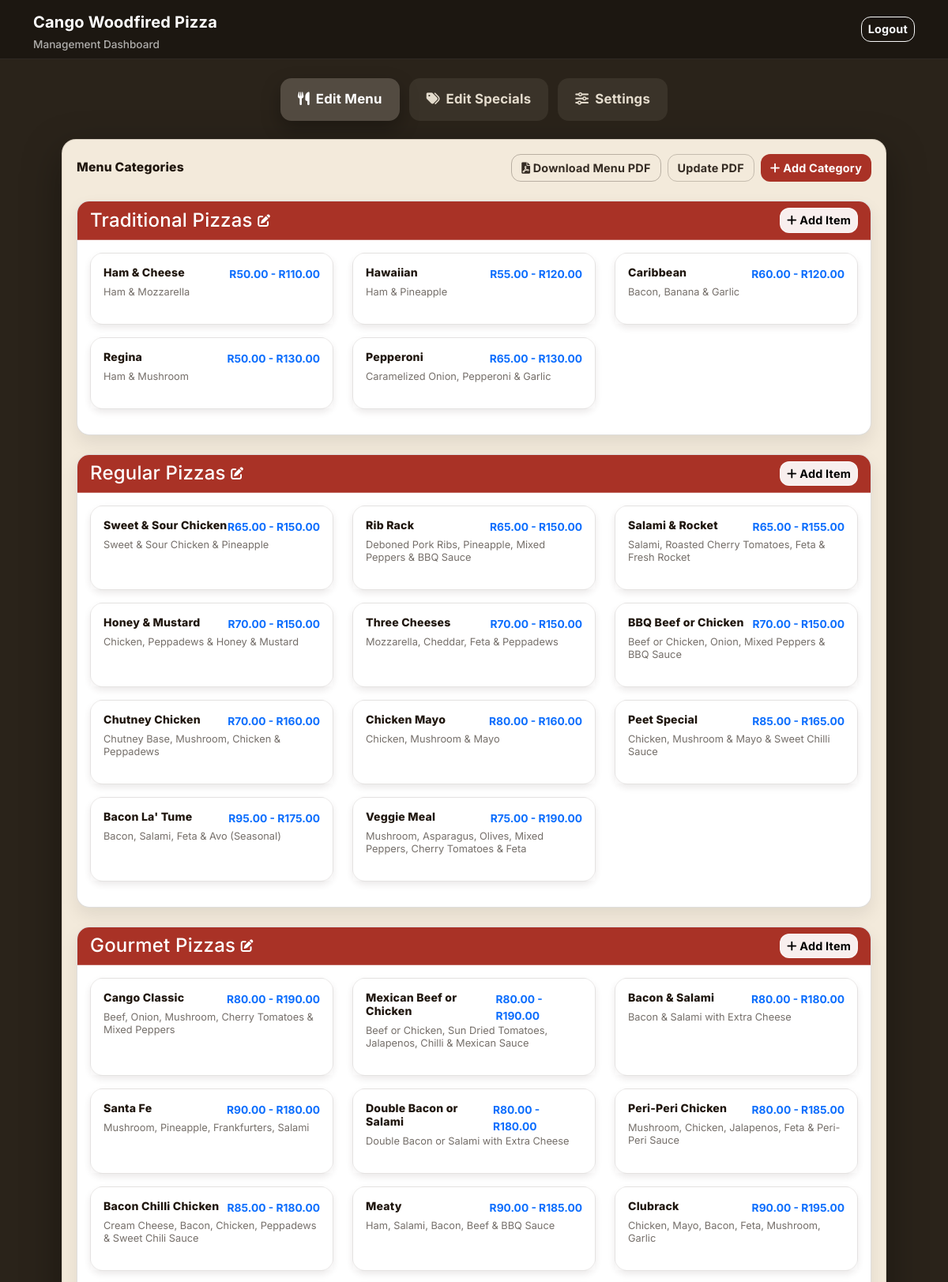
/dashboard.php (signed in, upper part), run on the app's committed database.
### tables this page shows
CREATE TABLE IF NOT EXISTS `categories` (
  `id` INT AUTO_INCREMENT PRIMARY KEY,
  `name` VARCHAR(100) NOT NULL,
  `type` ENUM('menu','special') NOT NULL DEFAULT 'menu',
  `display_order` INT DEFAULT 0,
  `active_days` VARCHAR(255) DEFAULT NULL,
  `allowed_variants` LONGTEXT DEFAULT NULL,
  `show_measurements` BOOLEAN DEFAULT 1
);

CREATE TABLE IF NOT EXISTS `menu_items` (
  `id` INT AUTO_INCREMENT PRIMARY KEY,
  `category_id` INT NOT NULL,
  `name` VARCHAR(255) NOT NULL,
  `description` TEXT DEFAULT NULL,
  `image_path` VARCHAR(255) DEFAULT NULL,
  `is_special` BOOLEAN DEFAULT 0,
  `day_of_week` VARCHAR(20) DEFAULT NULL,
  `is_active` BOOLEAN DEFAULT 1,
  FOREIGN KEY (`category_id`) REFERENCES `categories`(`id`) ON DELETE CASCADE
);

### public_html/includes/functions.php (called while the page is built, shortened)
<?php
function h($string) {
    return htmlspecialchars((string)$string, ENT_QUOTES, 'UTF-8');
}
function get_full_menu($pdo, $type = 'menu', $include_inactive = false) {
    $stmt = $pdo->query("SELECT * FROM size_definitions ORDER BY id ASC");
    $sizeDefinitions = $stmt->fetchAll(PDO::FETCH_ASSOC);
    $stmt = $pdo->prepare("SELECT * FROM categories WHERE type = ? ORDER BY display_order ASC");
    $stmt->execute([$type]);
    $categories = $stmt->fetchAll(PDO::FETCH_ASSOC);
    if ($include_inactive) {
        $stmt = $pdo->query("SELECT * FROM menu_items ORDER BY id ASC");
    } else {
        $stmt = $pdo->query("SELECT * FROM menu_items WHERE is_active = 1 ORDER BY id ASC");
    }
    $allItems = $stmt->fetchAll(PDO::FETCH_ASSOC);
    $stmt = $pdo->query("SELECT menu_item_id, size_id, price FROM item_variants ORDER BY price ASC");
    $allVariants = $stmt->fetchAll(PDO::FETCH_GROUP | PDO::FETCH_ASSOC);
    $menu = [];
    foreach ($categories as $cat) {
        $cat['items'] = [];
        $cat['allowed_variants'] = !empty($cat['allowed_variants']) ? json_decode($cat['allowed_variants'], true) : [];
        $cat['active_days'] = !empty($cat['active_days']) ? json_decode($cat['active_days'], true) : [];
        foreach ($allItems as $item) {
            if ($item['category_id'] == $cat['id']) {
                $item['variants'] = $allVariants[$item['id']] ?? [];
                $prices = array_column($item['variants'], 'price');
                $item['min_price'] = !empty($prices) ? min($prices) : 0;
                $cat['items'][] = $item;
            }
        }
        $menu[] = $cat;
    }
    return $menu;
}

### public_html/dashboard.php (the view, shortened to what this page needs)
<?php
require_once 'config/db.php';
require_once 'includes/functions.php';
$menu = get_full_menu($pdo, 'menu', true);
?>
<!DOCTYPE html>
<html lang="en">
<head>
    <link href="https://cdn.jsdelivr.net/npm/bootstrap@5.1.3/dist/css/bootstrap.min.css" rel="stylesheet">
    <link href="assets/css/style.css" rel="stylesheet">
    <link href="assets/css/admin.css" rel="stylesheet">
    <link rel="stylesheet" href="https://cdnjs.cloudflare.com/ajax/libs/font-awesome/6.0.0/css/all.min.css">
</head>
<body class="admin-app">
<nav class="navbar navbar-dark bg-dark mb-4 admin-navbar">
    <div class="container">
        <div class="d-flex flex-column">
            <span class="navbar-brand mb-0">Cango Woodfired Pizza</span>
            <span class="admin-subtitle">Management Dashboard</span>
        </div>
        <a href="logout.php" class="btn btn-outline-light btn-sm">Logout</a>
    </div>
</nav>
    <ul class="nav nav-tabs mb-4 admin-tabs" id="dashboardTabs" role="tablist">
        <li class="nav-item" role="presentation">
            <button class="nav-link active" id="menu-tab-link" data-bs-toggle="tab" data-bs-target="#menu-tab" type="button" role="tab">
                <i class="fas fa-utensils me-2"></i>Edit Menu
            </button>
        </li>
        <li class="nav-item" role="presentation">
            <button class="nav-link" id="specials-tab-link" data-bs-toggle="tab" data-bs-target="#specials-tab" type="button" role="tab">
                <i class="fas fa-tags me-2"></i>Edit Specials
            </button>
        </li>
        <li class="nav-item" role="presentation">
            <button class="nav-link" id="settings-tab-link" data-bs-toggle="tab" data-bs-target="#settings-tab" type="button" role="tab">
                <i class="fas fa-sliders-h me-2"></i>Settings
            </button>
        </li>
    </ul>
    <div class="container px-3 px-lg-5">
        <div class="tab-content" id="dashboardTabContent">
            <div class="tab-pane fade show active" id="menu-tab" role="tabpanel">
                <div class="d-flex justify-content-between align-items-center mb-4">
                    <h4>Menu Categories</h4>
                    <div class="d-flex gap-2">
                        <a href="assets/menu.pdf?v=<?= is_file('assets/menu.pdf') ? filemtime('assets/menu.pdf') : time() ?>" target="_blank" class="btn btn-outline-dark">
                            <i class="fas fa-file-pdf"></i> Download Menu PDF
                        </a>
                        <button type="button" class="btn btn-outline-secondary" onclick="updateMenuPdf(event)">Update PDF</button>
                        <button class="btn btn-success" onclick="openCategoryModal()">
                            <i class="fas fa-plus"></i> Add Category
                        </button>
                    </div>
                </div>
                <div id="menu-container">
                    <?php foreach ($menu as $category): ?>
                        <div class="category-block card mb-4" data-cat-id="<?= $category['id'] ?>">
                            <div class="card-header d-flex justify-content-between align-items-center bg-secondary text-white">
                                <h4 class="m-0 cursor-pointer" onclick='openCategoryModal(<?= $category['id'] ?>, <?= json_encode($category['name'], JSON_HEX_APOS) ?>, <?= $category['display_order'] ?>, <?= json_encode($category['allowed_variants'] ?? []) ?>, <?= $category['show_measurements'] ?? 1 ?>, "menu")'>
                                    <?= h($category['name']) ?> <small><i class="fas fa-edit fa-xs"></i></small>
                                </h4>
                                <button class="btn btn-light btn-sm" onclick='openItemModal(<?= $category['id'] ?>, null, <?= json_encode($category['allowed_variants'] ?? []) ?>, "menu")'>
                                    <i class="fas fa-plus"></i> Add Item
                                </button>
                            </div>
                            <div class="card-body">
                                <div class="row">
                                    <?php foreach ($category['items'] as $item): ?>
                                        <div class="col-md-6 col-lg-4 mb-3">
                                            <div class="card h-100 menu-item-card <?= $item['is_active'] ? '' : 'border-danger opacity-75' ?>" onclick='openItemModal(<?= $category['id'] ?>, <?= json_encode($item, JSON_HEX_APOS) ?>, <?= json_encode($category['allowed_variants'] ?? []) ?>, "menu")'>
                                                <div class="card-body">
                                                    <div class="d-flex justify-content-between">
                                                        <h5 class="card-title"><?= h($item['name']) ?></h5>
                                                        <span class="text-primary fw-bold">
                                                            <?php if (count($item['variants']) > 1): ?>
                                                                R<?= h($item['min_price']) ?> - R<?= h(max(array_column($item['variants'], 'price'))) ?>
                                                            <?php elseif (!empty($item['variants'])): ?>
                                                                R<?= h($item['variants'][0]['price']) ?>
                                                            <?php else: ?>
                                                                <span class="text-muted">No Price</span>
                                                            <?php endif; ?>
                                                        </span>
                                                    </div>
                                                    <p class="card-text small text-muted"><?= h($item['description']) ?></p>
                                                </div>
                                            </div>
                                        </div>
                                    <?php endforeach; ?>
                                </div>
                            </div>
                        </div>
                    <?php endforeach; ?>
                </div>
            </div>
        </div>
    </div>
<div class="toast-container position-fixed top-0 end-0 p-3">
</div>
</body>
</html>

### public_html/assets/css/style.css (style rules this page uses)
:root { --primary-color: #A93226; --accent-color: #D4AC0D; --dark-bg: #2E1810; --light-bg: #FEF9E7; --text-color: #3E2723; }
body { font-family: 'Merriweather', serif; background-color: var(--light-bg); color: var(--text-color); display: flex; flex-direction: column; min-height: 100vh; }
h1, h2, h3, h4, h5, .brand-logo, .btn { font-family: 'Oswald', sans-serif; text-transform: uppercase; letter-spacing: 0.5px; }
.card { border: none; background-color: #fff; box-shadow: 0 4px 8px rgba(62, 39, 35, 0.1); border-radius: 2px; }

### public_html/assets/css/admin.css (style rules this page uses)
.admin-app { --admin-bg: #2a231a; --admin-surface: #f3eadb; --admin-surface-2: #efe2cd; --admin-red: #a93226; --admin-red-2: #7f241c; --admin-text: #20170f; --admin-muted: rgba(32, 23, 15, 0.62); font-family: 'Inter', system-ui, -apple-system, Segoe UI, Roboto, Arial, sans-serif; background: var(--admin-bg); color: var(--admin-text); font-size: 0.92rem; }
.admin-app h1, .admin-app h2, .admin-app h3, .admin-app h4, .admin-app h5 { font-family: inherit; text-transform: none; letter-spacing: 0.2px; }
.admin-navbar { background: #1c1711 !important; border-bottom: 1px solid rgba(255, 255, 255, 0.08); }
.admin-navbar .navbar-brand { font-weight: 700; letter-spacing: 0.2px; }
.admin-subtitle { color: rgba(255, 255, 255, 0.65); font-size: 0.85rem; font-weight: 500; margin-top: -2px; }
.admin-tabs { border-bottom: 0 !important; gap: 12px; justify-content: center; }
.admin-tabs .nav-link { border: 0 !important; background: rgba(243, 234, 219, 0.08); color: rgba(243, 234, 219, 0.92); padding: 14px 22px; border-radius: 14px; font-weight: 700; letter-spacing: 0.2px; font-size: 1.05rem; }
.admin-tabs .nav-link.active { background: rgba(243, 234, 219, 0.2); color: #fff; box-shadow: 0 10px 25px rgba(0, 0, 0, 0.28); }
.admin-app .container { color: var(--admin-text); }
.admin-app .tab-content { background: var(--admin-surface); border: 1px solid rgba(32, 23, 15, 0.12); border-radius: 18px; box-shadow: 0 18px 50px rgba(0, 0, 0, 0.35); padding: 18px; }
.admin-app .tab-pane > .d-flex > h4 { font-weight: 800; letter-spacing: 0.2px; margin: 0; font-size: 0.98rem; }
.admin-app .btn { border-radius: 12px; font-weight: 700; letter-spacing: 0.2px; font-size: 0.9rem; font-family: inherit; text-transform: none; }
.admin-app .btn-outline-dark { border-color: rgba(32, 23, 15, 0.28); color: rgba(32, 23, 15, 0.9); }
.admin-app .btn-outline-secondary { border-color: rgba(32, 23, 15, 0.22); color: rgba(32, 23, 15, 0.9); }
.admin-app .btn-success, .admin-app .btn-primary { border: 0; background: var(--admin-red); }
.admin-app .category-block.card { border: 1px solid rgba(32, 23, 15, 0.14); border-radius: 16px; overflow: hidden; box-shadow: 0 10px 22px rgba(0, 0, 0, 0.08); }
.admin-app .category-block .card-header { border-bottom: 1px solid rgba(255, 255, 255, 0.25); }
.admin-app .category-block .card-header.bg-secondary, .admin-app .category-block .card-header.bg-primary, .admin-app .category-block .card-header.bg-light { background: var(--admin-red) !important; color: #fff !important; }
.admin-app .category-block .card-header .btn-light { background: rgba(255, 255, 255, 0.92); border-color: rgba(255, 255, 255, 0.65); }
.admin-app .category-block .card-body { background: rgba(255, 255, 255, 0.35); }
.menu-item-card { cursor: pointer; border-radius: 16px; border: 1px solid rgba(32, 23, 15, 0.12); transition: transform 0.18s ease, box-shadow 0.18s ease, border-color 0.18s ease; }
.menu-item-card .card-title { font-weight: 800; letter-spacing: 0.2px; font-size: 0.88rem; }
.menu-item-card .card-text { line-height: 1.25; font-size: 0.8rem; color: var(--admin-muted) !important; }
.admin-app .menu-item-card .text-primary { font-size: 0.86rem; }
.admin-app .toast-container { z-index: 1095; }
.cursor-pointer { cursor: pointer; }

### data on the page
categories: name "Traditional Pizzas"
menu_items: name "Ham & Cheese", min_price "50.00", max(array_column($item['variants'], 'price')) "110.00", description "Ham & Mozzarella"
menu_items: name "Hawaiian", min_price "55.00", max(array_column($item['variants'], 'price')) "120.00", description "Ham & Pineapple"
menu_items: name "Caribbean", min_price "60.00", max(array_column($item['variants'], 'price')) "120.00", description "Bacon, Banana & Garlic"
menu_items: name "Regina", min_price "50.00", max(array_column($item['variants'], 'price')) "130.00", description "Ham & Mushroom"
menu_items: name "Pepperoni", min_price "65.00", max(array_column($item['variants'], 'price')) "130.00", description "Caramelized Onion, Pepperoni & Garlic"
categories: name "Regular Pizzas"
menu_items: name "Sweet & Sour Chicken", min_price "65.00", max(array_column($item['variants'], 'price')) "150.00", description "Sweet & Sour Chicken & Pineapple"
menu_items: name "Rib Rack", min_price "65.00", max(array_column($item['variants'], 'price')) "150.00", description "Deboned Pork Ribs, Pineapple, Mixed Peppers & BBQ Sauce"
menu_items: name "Salami & Rocket", min_price "65.00", max(array_column($item['variants'], 'price')) "155.00", description "Salami, Roasted Cherry Tomatoes, Feta & Fresh Rocket"
menu_items: name "Honey & Mustard", min_price "70.00", max(array_column($item['variants'], 'price')) "150.00", description "Chicken, Peppadews & Honey & Mustard"
menu_items: name "Three Cheeses", min_price "70.00", max(array_column($item['variants'], 'price')) "150.00", description "Mozzarella, Cheddar, Feta & Peppadews"
menu_items: name "BBQ Beef or Chicken", min_price "70.00", max(array_column($item['variants'], 'price')) "150.00", description "Beef or Chicken, Onion, Mixed Peppers & BBQ Sauce"
menu_items: name "Chutney Chicken", min_price "70.00", max(array_column($item['variants'], 'price')) "160.00", description "Chutney Base, Mushroom, Chicken & Peppadews"
menu_items: name "Chicken Mayo", min_price "80.00", max(array_column($item['variants'], 'price')) "160.00", description "Chicken, Mushroom & Mayo"
menu_items: name "Peet Special", min_price "85.00", max(array_column($item['variants'], 'price')) "165.00", description "Chicken, Mushroom & Mayo & Sweet Chilli Sauce"
menu_items: name "Bacon La' Tume", min_price "95.00", max(array_column($item['variants'], 'price')) "175.00", description "Bacon, Salami, Feta & Avo (Seasonal)"
menu_items: name "Veggie Meal", min_price "75.00", max(array_column($item['variants'], 'price')) "190.00", description "Mushroom, Asparagus, Olives, Mixed Peppers, Cherry Tomatoes & Feta"
categories: name "Gourmet Pizzas"
menu_items: name "Cango Classic", min_price "80.00", max(array_column($item['variants'], 'price')) "190.00", description "Beef, Onion, Mushroom, Cherry Tomatoes & Mixed Peppers"
menu_items: name "Mexican Beef or Chicken", min_price "80.00", max(array_column($item['variants'], 'price')) "190.00", description "Beef or Chicken, Sun Dried Tomatoes, Jalapenos, Chilli & Mexican Sauce"
menu_items: name "Bacon & Salami", min_price "80.00", max(array_column($item['variants'], 'price')) "180.00", description "Bacon & Salami with Extra Cheese"
menu_items: name "Santa Fe", min_price "90.00", max(array_column($item['variants'], 'price')) "180.00", description "Mushroom, Pineapple, Frankfurters, Salami"
menu_items: name "Double Bacon or Salami", min_price "80.00", max(array_column($item['variants'], 'price')) "180.00", description "Double Bacon or Salami with Extra Cheese"
menu_items: name "Peri-Peri Chicken", min_price "80.00", max(array_column($item['variants'], 'price')) "185.00", description "Mushroom, Chicken, Jalapenos, Feta & Peri-Peri Sauce"
menu_items: name "Bacon Chilli Chicken", min_price "85.00", max(array_column($item['variants'], 'price')) "180.00", description "Cream Cheese, Bacon, Chicken, Peppadews & Sweet Chili Sauce"
menu_items: name "Meaty", min_price "90.00", max(array_column($item['variants'], 'price')) "185.00", description "Ham, Salami, Bacon, Beef & BBQ Sauce"
menu_items: name "Clubrack", min_price "90.00", max(array_column($item['variants'], 'price')) "195.00", description "Chicken, Mayo, Bacon, Feta, Mushroom, Garlic"
